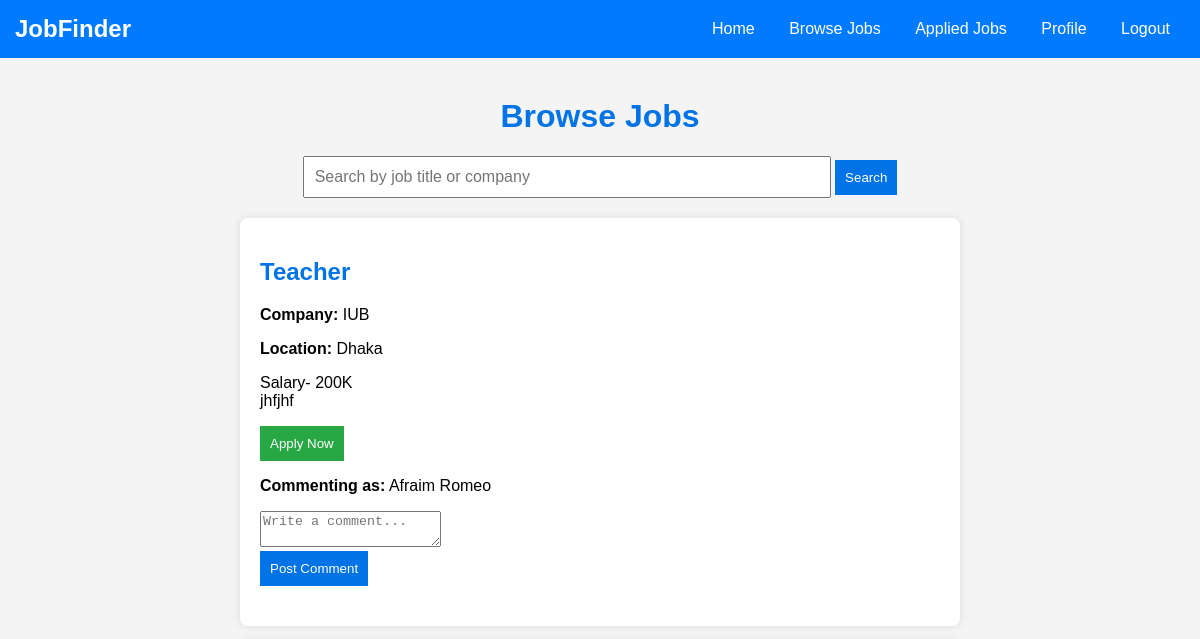
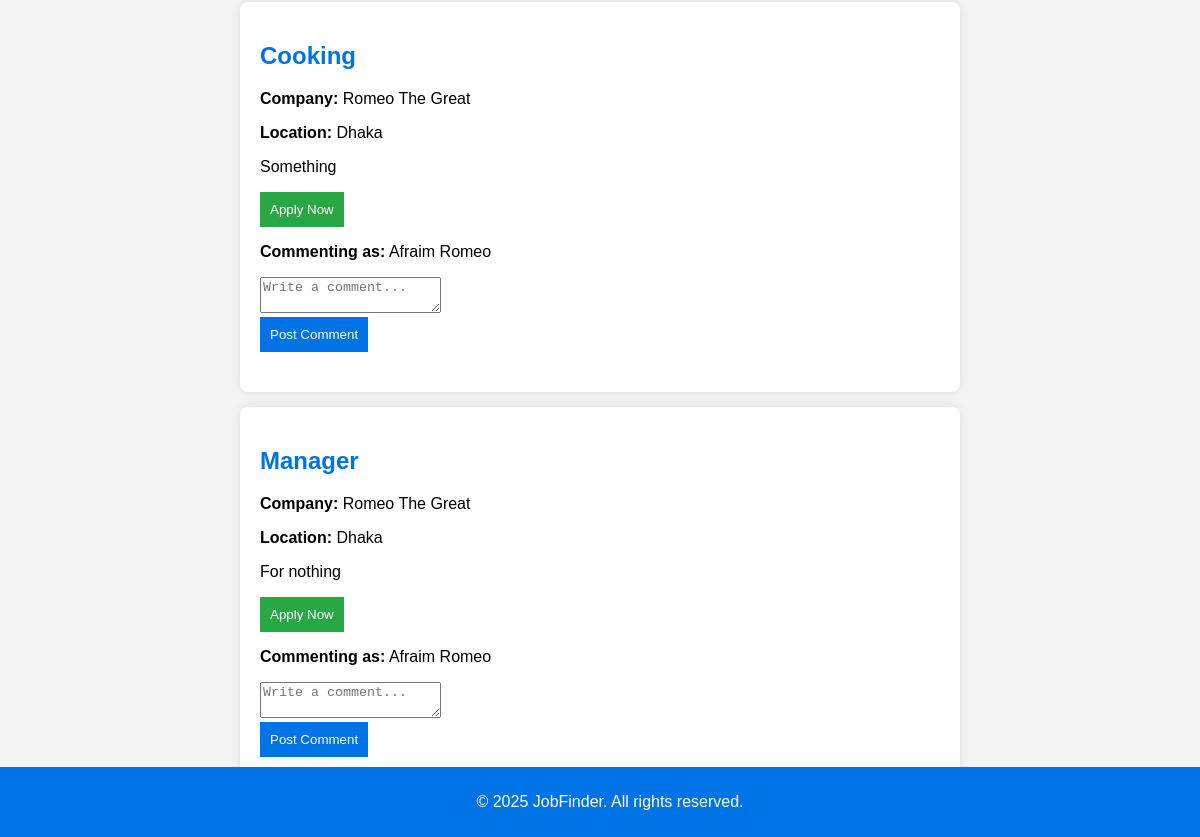
The app's page /browsejob.php (signed in), older data (2 pictures, top to bottom).
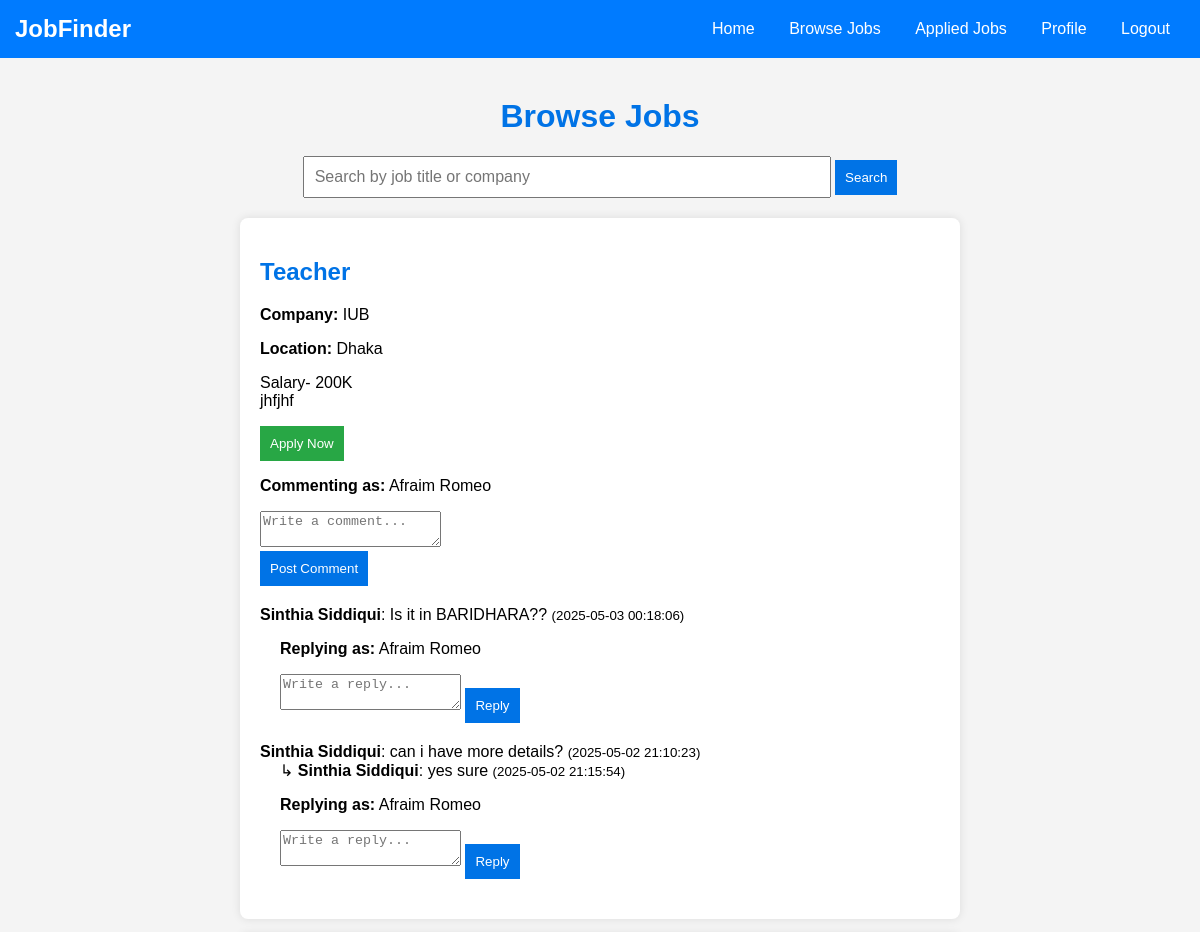
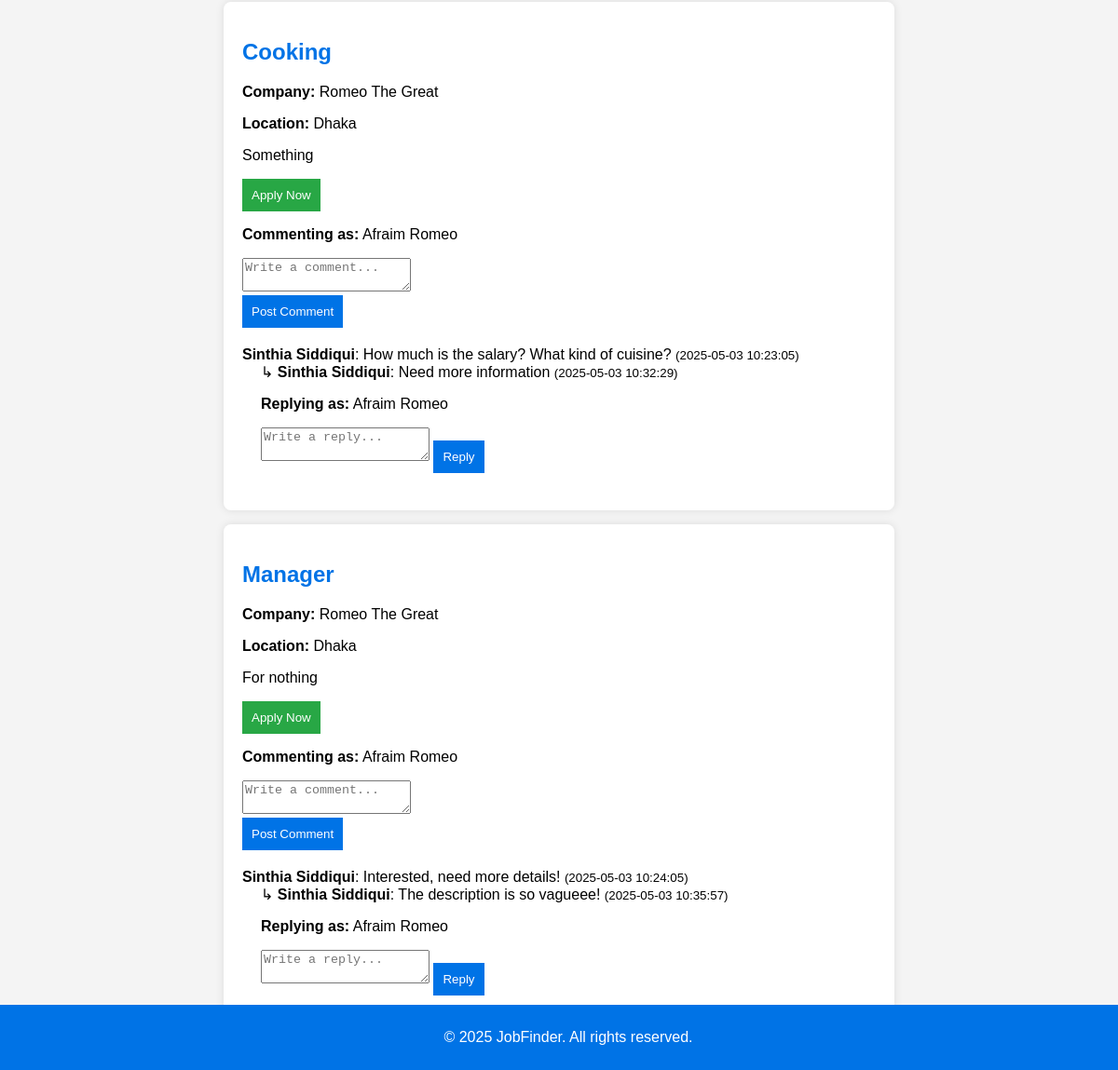
The same page, newer data (2 pictures, top to bottom).
### tables this page shows
CREATE TABLE `jobs` (
  `id` int(11) NOT NULL,
  `title` varchar(255) NOT NULL,
  `company` varchar(255) NOT NULL,
  `location` varchar(255) NOT NULL,
  `description` text NOT NULL,
  `posted_by` int(11) NOT NULL,
  `created_at` timestamp NOT NULL DEFAULT current_timestamp()
);

CREATE TABLE `comments` (
  `id` int(11) NOT NULL,
  `job_id` int(11) NOT NULL,
  `parent_id` int(11) DEFAULT NULL,
  `user_name` varchar(100) NOT NULL,
  `comment_text` text NOT NULL,
  `created_at` timestamp NOT NULL DEFAULT current_timestamp()
);

### browsejob.php (the view, shortened to what this page needs)
<?php
include 'config.php';
$search = isset($_GET['search']) ? trim($_GET['search']) : "";
$search_query = "SELECT id, title, company, location, description FROM jobs WHERE title LIKE ? OR company LIKE ? ORDER BY created_at DESC";
$stmt = $conn->prepare($search_query);
$search_param = "%" . $search . "%";
$stmt->bind_param("ss", $search_param, $search_param);
$stmt->execute();
$result = $stmt->get_result();
$jobs = $result->fetch_all(MYSQLI_ASSOC);
?>
<!DOCTYPE html>
<html lang="en">
<head>
    <link rel="stylesheet" href="browsejob.css">
</head>
<body>
<header>
    <div class="logo">JobFinder</div>
    <nav>
        <a href="job_seeker.php">Home</a>
        <a href="browsejob.php">Browse Jobs</a>
        <a href="applied-jobs.php">Applied Jobs</a>
        <a href="profile.php">Profile</a>
        <a href="logout.php">Logout</a>
    </nav>
</header>
<main>
    <h1>Browse Jobs</h1>
    <form method="GET" action="browsejob.php">
        <input type="text" name="search" placeholder="Search by job title or company" value="<?= htmlspecialchars($search) ?>">
        <button type="submit">Search</button>
    </form>
    <div class="job-listings">
        <?php if (empty($jobs)): ?>
            <p>No jobs found.</p>
        <?php else: ?>
            <?php foreach ($jobs as $job): ?>
    <div class="job-card">
        <h2><?= htmlspecialchars($job['title']) ?></h2>
        <p><strong>Company:</strong> <?= htmlspecialchars($job['company']) ?></p>
        <p><strong>Location:</strong> <?= htmlspecialchars($job['location']) ?></p>
        <p><?= nl2br(htmlspecialchars($job['description'])) ?></p>
        <button class="apply-btn" data-job-id="<?= $job['id'] ?>">Apply Now</button>
        <form method="POST" action="add_comment.php" class="comment-form">
            <p><strong>Commenting as:</strong> <?= htmlspecialchars($_SESSION['user_name']) ?></p>
            <textarea name="comment_text" placeholder="Write a comment..." required></textarea><br>
            <button type="submit">Post Comment</button>
        </form>
        <?php
        $job_id = $job['id'];
        $comment_query = "SELECT * FROM comments WHERE job_id = ? AND parent_id IS NULL ORDER BY created_at DESC";
        $stmt = $conn->prepare($comment_query);
        $stmt->bind_param("i", $job_id);
        $stmt->execute();
        $comment_result = $stmt->get_result();
        while ($comment = $comment_result->fetch_assoc()):
        ?>
            <div class="comment">
                <strong><?= htmlspecialchars($comment['user_name']) ?></strong>:
                <?= htmlspecialchars($comment['comment_text']) ?>
                <small>(<?= $comment['created_at'] ?>)</small>
            </div>
            <?php
            $parent_id = $comment['id'];
            $reply_query = "SELECT * FROM comments WHERE parent_id = ? ORDER BY created_at ASC";
            $reply_stmt = $conn->prepare($reply_query);
            $reply_stmt->bind_param("i", $parent_id);
            $reply_stmt->execute();
            $reply_result = $reply_stmt->get_result();
            while ($reply = $reply_result->fetch_assoc()):
            ?>
                <div class="reply" style="margin-left: 20px;">
                    ↳ <strong><?= htmlspecialchars($reply['user_name']) ?></strong>:
                    <?= htmlspecialchars($reply['comment_text']) ?>
                    <small>(<?= $reply['created_at'] ?>)</small>
                </div>
            <?php endwhile; ?>
            <form method="POST" action="add_comment.php" style="margin-left:20px;" class="reply-form">
                <p><strong>Replying as:</strong> <?= htmlspecialchars($_SESSION['user_name']) ?></p>
                <textarea name="comment_text" placeholder="Write a reply..." required></textarea>
                <button type="submit">Reply</button>
            </form>
        <?php endwhile; ?>
    </div>
<?php endforeach; ?>
        <?php endif; ?>
    </div>
</main>
<footer>
    <p>© 2025 JobFinder. All rights reserved.</p>
</footer>
</body>
</html>

### browsejob.css (style rules this page uses)
body { font-family: Arial, sans-serif; background-color: #f4f4f4; margin: 0; padding: 0; }
header { background: #007bff; color: white; padding: 15px; display: flex; justify-content: space-between; align-items: center; }
.logo { font-size: 24px; font-weight: bold; }
nav a { color: white; text-decoration: none; margin: 0 15px; }
main { width: 60%; margin: 40px auto; text-align: center; }
h1 { color: #0073e6; }
form { margin-bottom: 20px; }
input[type="text"] { width: 70%; padding: 10px; font-size: 16px; }
button { padding: 10px; background-color: #0073e6; color: white; border: none; cursor: pointer; }
.job-listings { display: flex; flex-direction: column; gap: 15px; }
.job-card { background: white; padding: 20px; box-shadow: 0px 0px 10px rgba(0, 0, 0, 0.1); border-radius: 8px; text-align: left; }
.job-card h2 { color: #0073e6; }
.apply-btn { background-color: #28a745; padding: 10px; color: white; border: none; cursor: pointer; }
footer { text-align: center; padding: 10px; background-color: #0073e6; color: white; position: fixed; width: 100%; bottom: 0; }

Row changes from the older to the newer data that the page shows:
added comments: user_name "Sinthia Siddiqui", comment_text "Is it in BARIDHARA??", created_at "2025-05-03 00:18:06", shown under jobs "Teacher"
added comments: user_name "Sinthia Siddiqui", comment_text "can i have more details?", created_at "2025-05-02 21:10:23", shown under jobs "Teacher"
added comments: user_name "Sinthia Siddiqui", comment_text "yes sure", created_at "2025-05-02 21:15:54"
added comments: user_name "Sinthia Siddiqui", comment_text "How much is the salary? What kind of cuisine?", created_at "2025-05-03 10:23:05", shown under jobs "Cooking"
added comments: user_name "Sinthia Siddiqui", comment_text "Need more information", created_at "2025-05-03 10:32:29"
added comments: user_name "Sinthia Siddiqui", comment_text "Interested, need more details!", created_at "2025-05-03 10:24:05", shown under jobs "Manager"
added comments: user_name "Sinthia Siddiqui", comment_text "The description is so vagueee!", created_at "2025-05-03 10:35:57"
